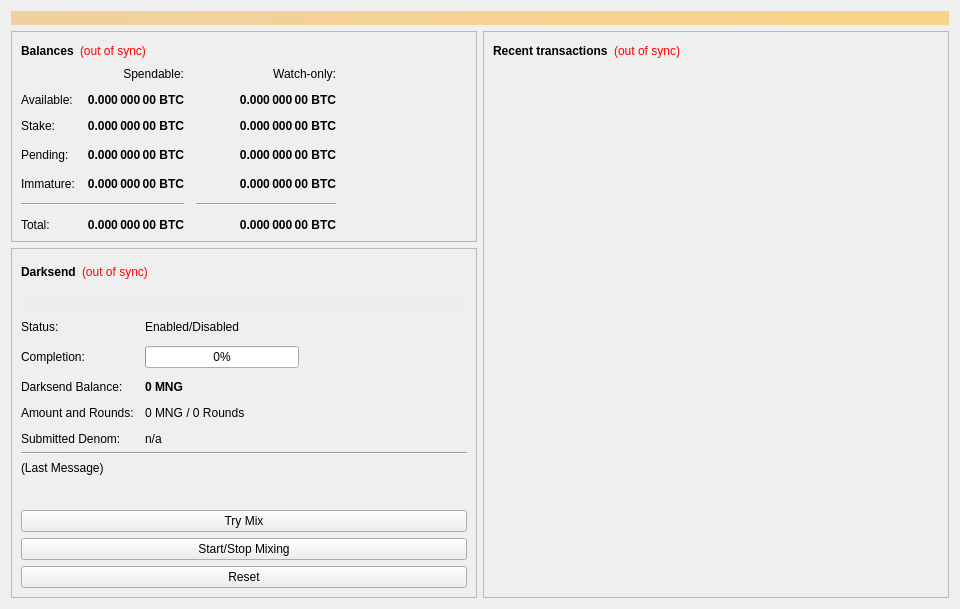
<?xml version="1.0" encoding="UTF-8"?>
<ui version="4.0">
 <class>OverviewPage</class>
 <widget class="QWidget" name="OverviewPage">
  <property name="geometry">
   <rect>
    <x>0</x>
    <y>0</y>
    <width>960</width>
    <height>594</height>
   </rect>
  </property>
  <property name="minimumSize">
   <size>
    <width>960</width>
    <height>0</height>
   </size>
  </property>
  <property name="windowTitle">
   <string>Form</string>
  </property>
  <layout class="QVBoxLayout" name="topLayout">
   <item>
    <widget class="QLabel" name="labelAlerts">
     <property name="visible">
      <bool>false</bool>
     </property>
     <property name="styleSheet">
      <string notr="true">background-color: qlineargradient(x1: 0, y1: 0, x2: 1, y2: 0, stop:0 #F0D0A0, stop:1 #F8D488); color:#000000;</string>
     </property>
     <property name="wordWrap">
      <bool>true</bool>
     </property>
     <property name="margin">
      <number>3</number>
     </property>
    </widget>
   </item>
   <item>
    <layout class="QHBoxLayout" name="horizontalLayout" stretch="1,1">
     <item>
      <layout class="QVBoxLayout" name="verticalLayout_2">
       <item>
        <widget class="QFrame" name="frame">
         <property name="frameShape">
          <enum>QFrame::StyledPanel</enum>
         </property>
         <property name="frameShadow">
          <enum>QFrame::Raised</enum>
         </property>
         <layout class="QVBoxLayout" name="verticalLayout_4">
          <item>
           <layout class="QHBoxLayout" name="horizontalLayout_4">
            <item>
             <widget class="QLabel" name="label_5">
              <property name="font">
               <font>
                <weight>75</weight>
                <bold>true</bold>
               </font>
              </property>
              <property name="text">
               <string>Balances</string>
              </property>
             </widget>
            </item>
            <item>
             <widget class="QLabel" name="labelWalletStatus">
              <property name="cursor">
               <cursorShape>WhatsThisCursor</cursorShape>
              </property>
              <property name="toolTip">
               <string>The displayed information may be out of date. Your wallet automatically synchronizes with the MNGate network after a connection is established, but this process has not completed yet.</string>
              </property>
              <property name="styleSheet">
               <string notr="true">QLabel { color: red; }</string>
              </property>
              <property name="text">
               <string notr="true">(out of sync)</string>
              </property>
              <property name="alignment">
               <set>Qt::AlignLeading|Qt::AlignLeft|Qt::AlignVCenter</set>
              </property>
             </widget>
            </item>
            <item>
             <spacer name="horizontalSpacer_3">
              <property name="orientation">
               <enum>Qt::Horizontal</enum>
              </property>
              <property name="sizeHint" stdset="0">
               <size>
                <width>40</width>
                <height>20</height>
               </size>
              </property>
             </spacer>
            </item>
           </layout>
          </item>
          <item>
           <layout class="QGridLayout" name="gridLayout">
            <property name="spacing">
             <number>12</number>
            </property>
            <item row="3" column="2">
             <widget class="QLabel" name="labelWatchPending">
              <property name="font">
               <font>
                <weight>75</weight>
                <bold>true</bold>
               </font>
              </property>
              <property name="cursor">
               <cursorShape>IBeamCursor</cursorShape>
              </property>
              <property name="toolTip">
               <string>Unconfirmed transactions to watch-only addresses</string>
              </property>
              <property name="text">
               <string notr="true">0.000 000 00 BTC</string>
              </property>
              <property name="alignment">
               <set>Qt::AlignRight|Qt::AlignTrailing|Qt::AlignVCenter</set>
              </property>
              <property name="textInteractionFlags">
               <set>Qt::LinksAccessibleByMouse|Qt::TextSelectableByKeyboard|Qt::TextSelectableByMouse</set>
              </property>
             </widget>
            </item>
            <item row="3" column="1">
             <widget class="QLabel" name="labelUnconfirmed">
              <property name="font">
               <font>
                <weight>75</weight>
                <bold>true</bold>
               </font>
              </property>
              <property name="cursor">
               <cursorShape>IBeamCursor</cursorShape>
              </property>
              <property name="toolTip">
               <string>Total of transactions that have yet to be confirmed, and do not yet count toward the spendable balance</string>
              </property>
              <property name="text">
               <string notr="true">0.000 000 00 BTC</string>
              </property>
              <property name="alignment">
               <set>Qt::AlignRight|Qt::AlignTrailing|Qt::AlignVCenter</set>
              </property>
              <property name="textInteractionFlags">
               <set>Qt::LinksAccessibleByMouse|Qt::TextSelectableByKeyboard|Qt::TextSelectableByMouse</set>
              </property>
             </widget>
            </item>
            <item row="4" column="2">
             <widget class="QLabel" name="labelWatchImmature">
              <property name="font">
               <font>
                <weight>75</weight>
                <bold>true</bold>
               </font>
              </property>
              <property name="cursor">
               <cursorShape>IBeamCursor</cursorShape>
              </property>
              <property name="toolTip">
               <string>Mined balance in watch-only addresses that has not yet matured</string>
              </property>
              <property name="text">
               <string notr="true">0.000 000 00 BTC</string>
              </property>
              <property name="alignment">
               <set>Qt::AlignRight|Qt::AlignTrailing|Qt::AlignVCenter</set>
              </property>
              <property name="textInteractionFlags">
               <set>Qt::LinksAccessibleByMouse|Qt::TextSelectableByKeyboard|Qt::TextSelectableByMouse</set>
              </property>
             </widget>
            </item>
            <item row="5" column="0" colspan="2">
             <widget class="Line" name="lineSpendableBalance">
              <property name="orientation">
               <enum>Qt::Horizontal</enum>
              </property>
             </widget>
            </item>
            <item row="5" column="2">
             <widget class="Line" name="lineWatchBalance">
              <property name="sizePolicy">
               <sizepolicy hsizetype="Preferred" vsizetype="Fixed">
                <horstretch>0</horstretch>
                <verstretch>0</verstretch>
               </sizepolicy>
              </property>
              <property name="minimumSize">
               <size>
                <width>140</width>
                <height>0</height>
               </size>
              </property>
              <property name="orientation">
               <enum>Qt::Horizontal</enum>
              </property>
             </widget>
            </item>
            <item row="6" column="0">
             <widget class="QLabel" name="labelTotalText">
              <property name="text">
               <string>Total:</string>
              </property>
             </widget>
            </item>
            <item row="4" column="1">
             <widget class="QLabel" name="labelImmature">
              <property name="font">
               <font>
                <weight>75</weight>
                <bold>true</bold>
               </font>
              </property>
              <property name="cursor">
               <cursorShape>IBeamCursor</cursorShape>
              </property>
              <property name="toolTip">
               <string>Mined balance that has not yet matured</string>
              </property>
              <property name="text">
               <string notr="true">0.000 000 00 BTC</string>
              </property>
              <property name="alignment">
               <set>Qt::AlignRight|Qt::AlignTrailing|Qt::AlignVCenter</set>
              </property>
              <property name="textInteractionFlags">
               <set>Qt::LinksAccessibleByMouse|Qt::TextSelectableByKeyboard|Qt::TextSelectableByMouse</set>
              </property>
             </widget>
            </item>
            <item row="3" column="3">
             <spacer name="horizontalSpacer_2">
              <property name="orientation">
               <enum>Qt::Horizontal</enum>
              </property>
              <property name="sizeHint" stdset="0">
               <size>
                <width>40</width>
                <height>20</height>
               </size>
              </property>
             </spacer>
            </item>
            <item row="4" column="0">
             <widget class="QLabel" name="labelImmatureText">
              <property name="text">
               <string>Immature:</string>
              </property>
             </widget>
            </item>
            <item row="6" column="1">
             <widget class="QLabel" name="labelTotal">
              <property name="font">
               <font>
                <weight>75</weight>
                <bold>true</bold>
               </font>
              </property>
              <property name="cursor">
               <cursorShape>IBeamCursor</cursorShape>
              </property>
              <property name="toolTip">
               <string>Your current total balance</string>
              </property>
              <property name="text">
               <string notr="true">0.000 000 00 BTC</string>
              </property>
              <property name="alignment">
               <set>Qt::AlignRight|Qt::AlignTrailing|Qt::AlignVCenter</set>
              </property>
              <property name="textInteractionFlags">
               <set>Qt::LinksAccessibleByMouse|Qt::TextSelectableByKeyboard|Qt::TextSelectableByMouse</set>
              </property>
             </widget>
            </item>
            <item row="6" column="2">
             <widget class="QLabel" name="labelWatchTotal">
              <property name="font">
               <font>
                <weight>75</weight>
                <bold>true</bold>
               </font>
              </property>
              <property name="cursor">
               <cursorShape>IBeamCursor</cursorShape>
              </property>
              <property name="toolTip">
               <string>Current total balance in watch-only addresses</string>
              </property>
              <property name="text">
               <string notr="true">0.000 000 00 BTC</string>
              </property>
              <property name="alignment">
               <set>Qt::AlignRight|Qt::AlignTrailing|Qt::AlignVCenter</set>
              </property>
              <property name="textInteractionFlags">
               <set>Qt::LinksAccessibleByMouse|Qt::TextSelectableByKeyboard|Qt::TextSelectableByMouse</set>
              </property>
             </widget>
            </item>
            <item row="0" column="2">
             <widget class="QLabel" name="labelWatchonly">
              <property name="text">
               <string>Watch-only:</string>
              </property>
              <property name="alignment">
               <set>Qt::AlignRight|Qt::AlignTrailing|Qt::AlignVCenter</set>
              </property>
             </widget>
            </item>
            <item row="1" column="0">
             <widget class="QLabel" name="labelBalanceText">
              <property name="text">
               <string>Available:</string>
              </property>
             </widget>
            </item>
            <item row="1" column="1">
             <widget class="QLabel" name="labelBalance">
              <property name="font">
               <font>
                <weight>75</weight>
                <bold>true</bold>
               </font>
              </property>
              <property name="cursor">
               <cursorShape>IBeamCursor</cursorShape>
              </property>
              <property name="toolTip">
               <string>Your current spendable balance</string>
              </property>
              <property name="text">
               <string notr="true">0.000 000 00 BTC</string>
              </property>
              <property name="alignment">
               <set>Qt::AlignRight|Qt::AlignTrailing|Qt::AlignVCenter</set>
              </property>
              <property name="textInteractionFlags">
               <set>Qt::LinksAccessibleByMouse|Qt::TextSelectableByKeyboard|Qt::TextSelectableByMouse</set>
              </property>
             </widget>
            </item>
            <item row="2" column="0">
             <widget class="QLabel" name="label_10">
              <property name="text">
               <string>Stake:</string>
              </property>
             </widget>
            </item>
            <item row="2" column="1">
             <widget class="QLabel" name="labelStake">
              <property name="font">
               <font>
                <weight>75</weight>
                <bold>true</bold>
               </font>
              </property>
              <property name="cursor">
               <cursorShape>IBeamCursor</cursorShape>
              </property>
              <property name="toolTip">
               <string>Total of coins that was staked, and do not yet count toward the current balance</string>
              </property>
              <property name="text">
               <string notr="true">0.000 000 00 BTC</string>
              </property>
              <property name="alignment">
               <set>Qt::AlignRight|Qt::AlignTrailing|Qt::AlignVCenter</set>
              </property>
              <property name="textInteractionFlags">
               <set>Qt::LinksAccessibleByMouse|Qt::TextSelectableByKeyboard|Qt::TextSelectableByMouse</set>
              </property>
             </widget>
            </item>
            <item row="2" column="2">
             <widget class="QLabel" name="labelWatchStake">
              <property name="font">
               <font>
                <weight>75</weight>
                <bold>true</bold>
               </font>
              </property>
              <property name="cursor">
               <cursorShape>IBeamCursor</cursorShape>
              </property>
              <property name="toolTip">
               <string>Total of coins that was staked in watch-only addresses, and do not yet count toward the current watch-only balance</string>
              </property>
              <property name="text">
               <string notr="true">0.000 000 00 BTC</string>
              </property>
              <property name="alignment">
               <set>Qt::AlignRight|Qt::AlignTrailing|Qt::AlignVCenter</set>
              </property>
              <property name="textInteractionFlags">
               <set>Qt::LinksAccessibleByMouse|Qt::TextSelectableByKeyboard|Qt::TextSelectableByMouse</set>
              </property>
             </widget>
            </item>
            <item row="1" column="2">
             <widget class="QLabel" name="labelWatchAvailable">
              <property name="font">
               <font>
                <weight>75</weight>
                <bold>true</bold>
               </font>
              </property>
              <property name="cursor">
               <cursorShape>IBeamCursor</cursorShape>
              </property>
              <property name="toolTip">
               <string>Your current balance in watch-only addresses</string>
              </property>
              <property name="text">
               <string notr="true">0.000 000 00 BTC</string>
              </property>
              <property name="alignment">
               <set>Qt::AlignRight|Qt::AlignTrailing|Qt::AlignVCenter</set>
              </property>
              <property name="textInteractionFlags">
               <set>Qt::LinksAccessibleByMouse|Qt::TextSelectableByKeyboard|Qt::TextSelectableByMouse</set>
              </property>
             </widget>
            </item>
            <item row="3" column="0">
             <widget class="QLabel" name="labelPendingText">
              <property name="text">
               <string>Pending:</string>
              </property>
             </widget>
            </item>
            <item row="0" column="1">
             <widget class="QLabel" name="labelSpendable">
              <property name="text">
               <string>Spendable:</string>
              </property>
              <property name="alignment">
               <set>Qt::AlignRight|Qt::AlignTrailing|Qt::AlignVCenter</set>
              </property>
             </widget>
            </item>
           </layout>
          </item>
         </layout>
        </widget>
       </item>
       <item>
        <widget class="QFrame" name="frameDarksend">
         <property name="sizePolicy">
          <sizepolicy hsizetype="Expanding" vsizetype="Expanding">
           <horstretch>0</horstretch>
           <verstretch>0</verstretch>
          </sizepolicy>
         </property>
         <property name="minimumSize">
          <size>
           <width>0</width>
           <height>350</height>
          </size>
         </property>
         <property name="layoutDirection">
          <enum>Qt::LeftToRight</enum>
         </property>
         <property name="frameShape">
          <enum>QFrame::StyledPanel</enum>
         </property>
         <property name="frameShadow">
          <enum>QFrame::Raised</enum>
         </property>
         <layout class="QVBoxLayout" name="verticalLayout_5">
          <item>
           <layout class="QHBoxLayout" name="horizontalLayout_5">
            <item>
             <widget class="QLabel" name="label_2">
              <property name="font">
               <font>
                <weight>75</weight>
                <bold>true</bold>
               </font>
              </property>
              <property name="text">
               <string>Darksend</string>
              </property>
             </widget>
            </item>
            <item>
             <widget class="QLabel" name="labelDarksendSyncStatus">
              <property name="toolTip">
               <string>The displayed information may be out of date. Your wallet automatically synchronizes with the MNGate network after a connection is established, but this process has not completed yet.</string>
              </property>
              <property name="styleSheet">
               <string notr="true">QLabel { color: red; }</string>
              </property>
              <property name="text">
               <string notr="true">(out of sync)</string>
              </property>
              <property name="alignment">
               <set>Qt::AlignLeading|Qt::AlignLeft|Qt::AlignVCenter</set>
              </property>
             </widget>
            </item>
            <item>
             <spacer name="horizontalSpacer_4">
              <property name="orientation">
               <enum>Qt::Horizontal</enum>
              </property>
              <property name="sizeHint" stdset="0">
               <size>
                <width>40</width>
                <height>20</height>
               </size>
              </property>
             </spacer>
            </item>
           </layout>
          </item>
          <item>
           <widget class="QPushButton" name="runAutoDenom">
            <property name="palette">
             <palette>
              <active>
               <colorrole role="WindowText">
                <brush brushstyle="SolidPattern">
                 <color alpha="255">
                  <red>0</red>
                  <green>0</green>
                  <blue>0</blue>
                 </color>
                </brush>
               </colorrole>
               <colorrole role="Button">
                <brush brushstyle="SolidPattern">
                 <color alpha="255">
                  <red>239</red>
                  <green>238</green>
                  <blue>238</blue>
                 </color>
                </brush>
               </colorrole>
               <colorrole role="Light">
                <brush brushstyle="SolidPattern">
                 <color alpha="255">
                  <red>255</red>
                  <green>255</green>
                  <blue>255</blue>
                 </color>
                </brush>
               </colorrole>
               <colorrole role="Midlight">
                <brush brushstyle="SolidPattern">
                 <color alpha="255">
                  <red>247</red>
                  <green>246</green>
                  <blue>246</blue>
                 </color>
                </brush>
               </colorrole>
               <colorrole role="Dark">
                <brush brushstyle="SolidPattern">
                 <color alpha="255">
                  <red>119</red>
                  <green>119</green>
                  <blue>119</blue>
                 </color>
                </brush>
               </colorrole>
               <colorrole role="Mid">
                <brush brushstyle="SolidPattern">
                 <color alpha="255">
                  <red>159</red>
                  <green>159</green>
                  <blue>159</blue>
                 </color>
                </brush>
               </colorrole>
               <colorrole role="Text">
                <brush brushstyle="SolidPattern">
                 <color alpha="255">
                  <red>0</red>
                  <green>0</green>
                  <blue>0</blue>
                 </color>
                </brush>
               </colorrole>
               <colorrole role="BrightText">
                <brush brushstyle="SolidPattern">
                 <color alpha="255">
                  <red>255</red>
                  <green>255</green>
                  <blue>255</blue>
                 </color>
                </brush>
               </colorrole>
               <colorrole role="ButtonText">
                <brush brushstyle="SolidPattern">
                 <color alpha="255">
                  <red>0</red>
                  <green>0</green>
                  <blue>0</blue>
                 </color>
                </brush>
               </colorrole>
               <colorrole role="Base">
                <brush brushstyle="SolidPattern">
                 <color alpha="255">
                  <red>255</red>
                  <green>255</green>
                  <blue>255</blue>
                 </color>
                </brush>
               </colorrole>
               <colorrole role="Window">
                <brush brushstyle="SolidPattern">
                 <color alpha="255">
                  <red>239</red>
                  <green>238</green>
                  <blue>238</blue>
                 </color>
                </brush>
               </colorrole>
               <colorrole role="Shadow">
                <brush brushstyle="SolidPattern">
                 <color alpha="255">
                  <red>0</red>
                  <green>0</green>
                  <blue>0</blue>
                 </color>
                </brush>
               </colorrole>
               <colorrole role="AlternateBase">
                <brush brushstyle="SolidPattern">
                 <color alpha="255">
                  <red>247</red>
                  <green>246</green>
                  <blue>246</blue>
                 </color>
                </brush>
               </colorrole>
               <colorrole role="ToolTipBase">
                <brush brushstyle="SolidPattern">
                 <color alpha="255">
                  <red>255</red>
                  <green>255</green>
                  <blue>220</blue>
                 </color>
                </brush>
               </colorrole>
               <colorrole role="ToolTipText">
                <brush brushstyle="SolidPattern">
                 <color alpha="255">
                  <red>0</red>
                  <green>0</green>
                  <blue>0</blue>
                 </color>
                </brush>
               </colorrole>
              </active>
              <inactive>
               <colorrole role="WindowText">
                <brush brushstyle="SolidPattern">
                 <color alpha="255">
                  <red>0</red>
                  <green>0</green>
                  <blue>0</blue>
                 </color>
                </brush>
               </colorrole>
               <colorrole role="Button">
                <brush brushstyle="SolidPattern">
                 <color alpha="255">
                  <red>239</red>
                  <green>238</green>
                  <blue>238</blue>
                 </color>
                </brush>
               </colorrole>
               <colorrole role="Light">
                <brush brushstyle="SolidPattern">
                 <color alpha="255">
                  <red>255</red>
                  <green>255</green>
                  <blue>255</blue>
                 </color>
                </brush>
               </colorrole>
               <colorrole role="Midlight">
                <brush brushstyle="SolidPattern">
                 <color alpha="255">
                  <red>247</red>
                  <green>246</green>
                  <blue>246</blue>
                 </color>
                </brush>
               </colorrole>
               <colorrole role="Dark">
                <brush brushstyle="SolidPattern">
                 <color alpha="255">
                  <red>119</red>
                  <green>119</green>
                  <blue>119</blue>
                 </color>
                </brush>
               </colorrole>
               <colorrole role="Mid">
                <brush brushstyle="SolidPattern">
                 <color alpha="255">
                  <red>159</red>
                  <green>159</green>
                  <blue>159</blue>
                 </color>
                </brush>
               </colorrole>
               <colorrole role="Text">
                <brush brushstyle="SolidPattern">
                 <color alpha="255">
                  <red>0</red>
                  <green>0</green>
                  <blue>0</blue>
                 </color>
                </brush>
               </colorrole>
               <colorrole role="BrightText">
                <brush brushstyle="SolidPattern">
                 <color alpha="255">
                  <red>255</red>
                  <green>255</green>
                  <blue>255</blue>
                 </color>
                </brush>
               </colorrole>
               <colorrole role="ButtonText">
                <brush brushstyle="SolidPattern">
                 <color alpha="255">
                  <red>0</red>
                  <green>0</green>
                  <blue>0</blue>
                 </color>
                </brush>
               </colorrole>
               <colorrole role="Base">
                <brush brushstyle="SolidPattern">
                 <color alpha="255">
                  <red>255</red>
                  <green>255</green>
                  <blue>255</blue>
                 </color>
                </brush>
               </colorrole>
               <colorrole role="Window">
                <brush brushstyle="SolidPattern">
                 <color alpha="255">
                  <red>239</red>
                  <green>238</green>
                  <blue>238</blue>
                 </color>
                </brush>
               </colorrole>
               <colorrole role="Shadow">
                <brush brushstyle="SolidPattern">
                 <color alpha="255">
                  <red>0</red>
                  <green>0</green>
                  <blue>0</blue>
                 </color>
                </brush>
               </colorrole>
               <colorrole role="AlternateBase">
                <brush brushstyle="SolidPattern">
                 <color alpha="255">
                  <red>247</red>
                  <green>246</green>
                  <blue>246</blue>
                 </color>
                </brush>
               </colorrole>
               <colorrole role="ToolTipBase">
                <brush brushstyle="SolidPattern">
                 <color alpha="255">
                  <red>255</red>
                  <green>255</green>
                  <blue>220</blue>
                 </color>
                </brush>
               </colorrole>
               <colorrole role="ToolTipText">
                <brush brushstyle="SolidPattern">
                 <color alpha="255">
                  <red>0</red>
                  <green>0</green>
                  <blue>0</blue>
                 </color>
                </brush>
               </colorrole>
              </inactive>
              <disabled>
               <colorrole role="WindowText">
                <brush brushstyle="SolidPattern">
                 <color alpha="255">
                  <red>119</red>
                  <green>119</green>
                  <blue>119</blue>
                 </color>
                </brush>
               </colorrole>
               <colorrole role="Button">
                <brush brushstyle="SolidPattern">
                 <color alpha="255">
                  <red>239</red>
                  <green>238</green>
                  <blue>238</blue>
                 </color>
                </brush>
               </colorrole>
               <colorrole role="Light">
                <brush brushstyle="SolidPattern">
                 <color alpha="255">
                  <red>255</red>
                  <green>255</green>
                  <blue>255</blue>
                 </color>
                </brush>
               </colorrole>
               <colorrole role="Midlight">
                <brush brushstyle="SolidPattern">
                 <color alpha="255">
                  <red>247</red>
                  <green>246</green>
                  <blue>246</blue>
                 </color>
                </brush>
               </colorrole>
               <colorrole role="Dark">
                <brush brushstyle="SolidPattern">
                 <color alpha="255">
                  <red>119</red>
                  <green>119</green>
                  <blue>119</blue>
                 </color>
                </brush>
               </colorrole>
               <colorrole role="Mid">
                <brush brushstyle="SolidPattern">
                 <color alpha="255">
                  <red>159</red>
                  <green>159</green>
                  <blue>159</blue>
                 </color>
                </brush>
               </colorrole>
               <colorrole role="Text">
                <brush brushstyle="SolidPattern">
                 <color alpha="255">
                  <red>119</red>
                  <green>119</green>
                  <blue>119</blue>
                 </color>
                </brush>
               </colorrole>
               <colorrole role="BrightText">
                <brush brushstyle="SolidPattern">
                 <color alpha="255">
                  <red>255</red>
                  <green>255</green>
                  <blue>255</blue>
                 </color>
                </brush>
               </colorrole>
               <colorrole role="ButtonText">
                <brush brushstyle="SolidPattern">
                 <color alpha="255">
                  <red>119</red>
                  <green>119</green>
                  <blue>119</blue>
                 </color>
                </brush>
               </colorrole>
               <colorrole role="Base">
                <brush brushstyle="SolidPattern">
                 <color alpha="255">
                  <red>239</red>
                  <green>238</green>
                  <blue>238</blue>
                 </color>
                </brush>
               </colorrole>
               <colorrole role="Window">
                <brush brushstyle="SolidPattern">
                 <color alpha="255">
                  <red>239</red>
                  <green>238</green>
                  <blue>238</blue>
                 </color>
                </brush>
               </colorrole>
               <colorrole role="Shadow">
                <brush brushstyle="SolidPattern">
                 <color alpha="255">
                  <red>0</red>
                  <green>0</green>
                  <blue>0</blue>
                 </color>
                </brush>
               </colorrole>
               <colorrole role="AlternateBase">
                <brush brushstyle="SolidPattern">
                 <color alpha="255">
                  <red>239</red>
                  <green>238</green>
                  <blue>238</blue>
                 </color>
                </brush>
               </colorrole>
               <colorrole role="ToolTipBase">
                <brush brushstyle="SolidPattern">
                 <color alpha="255">
                  <red>255</red>
                  <green>255</green>
                  <blue>220</blue>
                 </color>
                </brush>
               </colorrole>
               <colorrole role="ToolTipText">
                <brush brushstyle="SolidPattern">
                 <color alpha="255">
                  <red>0</red>
                  <green>0</green>
                  <blue>0</blue>
                 </color>
                </brush>
               </colorrole>
              </disabled>
             </palette>
            </property>
            <property name="focusPolicy">
             <enum>Qt::NoFocus</enum>
            </property>
            <property name="autoFillBackground">
             <bool>true</bool>
            </property>
            <property name="text">
             <string/>
            </property>
            <property name="flat">
             <bool>true</bool>
            </property>
           </widget>
          </item>
          <item>
           <layout class="QFormLayout" name="formLayout">
            <property name="fieldGrowthPolicy">
             <enum>QFormLayout::AllNonFixedFieldsGrow</enum>
            </property>
            <property name="horizontalSpacing">
             <number>11</number>
            </property>
            <property name="verticalSpacing">
             <number>12</number>
            </property>
            <item row="0" column="0">
             <widget class="QLabel" name="label_6">
              <property name="text">
               <string>Status:</string>
              </property>
             </widget>
            </item>
            <item row="1" column="0">
             <widget class="QLabel" name="label_7">
              <property name="text">
               <string>Completion:</string>
              </property>
             </widget>
            </item>
            <item row="1" column="1">
             <widget class="QProgressBar" name="darksendProgress">
              <property name="maximumSize">
               <size>
                <width>154</width>
                <height>16777215</height>
               </size>
              </property>
              <property name="value">
               <number>0</number>
              </property>
             </widget>
            </item>
            <item row="3" column="0">
             <widget class="QLabel" name="labelAnonymizedText">
              <property name="text">
               <string>Darksend Balance:</string>
              </property>
             </widget>
            </item>
            <item row="3" column="1">
             <widget class="QLabel" name="labelAnonymized">
              <property name="font">
               <font>
                <weight>75</weight>
                <bold>true</bold>
               </font>
              </property>
              <property name="text">
               <string notr="true">0 MNG</string>
              </property>
             </widget>
            </item>
            <item row="4" column="0">
             <widget class="QLabel" name="label_8">
              <property name="text">
               <string>Amount and Rounds:</string>
              </property>
             </widget>
            </item>
            <item row="4" column="1">
             <widget class="QLabel" name="labelAmountRounds">
              <property name="text">
               <string>0 MNG / 0 Rounds</string>
              </property>
             </widget>
            </item>
            <item row="5" column="0">
             <widget class="QLabel" name="label_9">
              <property name="text">
               <string>Submitted Denom:</string>
              </property>
             </widget>
            </item>
            <item row="5" column="1">
             <widget class="QLabel" name="labelSubmittedDenom">
              <property name="toolTip">
               <string>The denominations you submitted to the Masternode.&lt;br&gt;To mix, other users must submit the exact same denominations.</string>
              </property>
              <property name="text">
               <string>n/a</string>
              </property>
             </widget>
            </item>
            <item row="0" column="1">
             <widget class="QLabel" name="darksendEnabled">
              <property name="text">
               <string>Enabled/Disabled</string>
              </property>
             </widget>
            </item>
           </layout>
          </item>
          <item>
           <widget class="Line" name="lineLastMessage">
            <property name="orientation">
             <enum>Qt::Horizontal</enum>
            </property>
           </widget>
          </item>
          <item>
           <widget class="QLabel" name="darksendStatus">
            <property name="minimumSize">
             <size>
              <width>288</width>
              <height>43</height>
             </size>
            </property>
            <property name="text">
             <string>(Last Message)</string>
            </property>
            <property name="alignment">
             <set>Qt::AlignLeading|Qt::AlignLeft|Qt::AlignTop</set>
            </property>
            <property name="wordWrap">
             <bool>true</bool>
            </property>
           </widget>
          </item>
          <item>
           <widget class="QPushButton" name="darksendAuto">
            <property name="sizePolicy">
             <sizepolicy hsizetype="MinimumExpanding" vsizetype="Fixed">
              <horstretch>0</horstretch>
              <verstretch>0</verstretch>
             </sizepolicy>
            </property>
            <property name="toolTip">
             <string>Try to manually submit a Darksend request.</string>
            </property>
            <property name="text">
             <string>Try Mix</string>
            </property>
           </widget>
          </item>
          <item>
           <widget class="QPushButton" name="toggleDarksend">
            <property name="sizePolicy">
             <sizepolicy hsizetype="MinimumExpanding" vsizetype="Fixed">
              <horstretch>0</horstretch>
              <verstretch>0</verstretch>
             </sizepolicy>
            </property>
            <property name="text">
             <string>Start/Stop Mixing</string>
            </property>
           </widget>
          </item>
          <item>
           <widget class="QPushButton" name="darksendReset">
            <property name="sizePolicy">
             <sizepolicy hsizetype="MinimumExpanding" vsizetype="Fixed">
              <horstretch>0</horstretch>
              <verstretch>0</verstretch>
             </sizepolicy>
            </property>
            <property name="toolTip">
             <string>Reset the current status of Darksend (can interrupt Darksend if it's in the process of Mixing, which can cost you money!)</string>
            </property>
            <property name="autoFillBackground">
             <bool>false</bool>
            </property>
            <property name="text">
             <string>Reset</string>
            </property>
           </widget>
          </item>
         </layout>
        </widget>
       </item>
       <item>
        <spacer name="verticalSpacer">
         <property name="orientation">
          <enum>Qt::Vertical</enum>
         </property>
         <property name="sizeHint" stdset="0">
          <size>
           <width>20</width>
           <height>40</height>
          </size>
         </property>
        </spacer>
       </item>
      </layout>
     </item>
     <item>
      <layout class="QVBoxLayout" name="verticalLayout_3">
       <item>
        <widget class="QFrame" name="frame_2">
         <property name="frameShape">
          <enum>QFrame::StyledPanel</enum>
         </property>
         <property name="frameShadow">
          <enum>QFrame::Raised</enum>
         </property>
         <layout class="QVBoxLayout" name="verticalLayout">
          <item>
           <layout class="QHBoxLayout" name="horizontalLayout_2">
            <item>
             <widget class="QLabel" name="label_4">
              <property name="font">
               <font>
                <weight>75</weight>
                <bold>true</bold>
               </font>
              </property>
              <property name="text">
               <string>Recent transactions</string>
              </property>
             </widget>
            </item>
            <item>
             <widget class="QLabel" name="labelTransactionsStatus">
              <property name="cursor">
               <cursorShape>WhatsThisCursor</cursorShape>
              </property>
              <property name="toolTip">
               <string>The displayed information may be out of date. Your wallet automatically synchronizes with the MNGate network after a connection is established, but this process has not completed yet.</string>
              </property>
              <property name="styleSheet">
               <string notr="true">QLabel { color: red; }</string>
              </property>
              <property name="text">
               <string notr="true">(out of sync)</string>
              </property>
              <property name="alignment">
               <set>Qt::AlignRight|Qt::AlignTrailing|Qt::AlignVCenter</set>
              </property>
             </widget>
            </item>
            <item>
             <spacer name="horizontalSpacer">
              <property name="orientation">
               <enum>Qt::Horizontal</enum>
              </property>
              <property name="sizeHint" stdset="0">
               <size>
                <width>40</width>
                <height>20</height>
               </size>
              </property>
             </spacer>
            </item>
           </layout>
          </item>
          <item>
           <widget class="QListView" name="listTransactions">
            <property name="styleSheet">
             <string notr="true">QListView { background: transparent; }</string>
            </property>
            <property name="frameShape">
             <enum>QFrame::NoFrame</enum>
            </property>
            <property name="verticalScrollBarPolicy">
             <enum>Qt::ScrollBarAlwaysOff</enum>
            </property>
            <property name="horizontalScrollBarPolicy">
             <enum>Qt::ScrollBarAlwaysOff</enum>
            </property>
            <property name="selectionMode">
             <enum>QAbstractItemView::NoSelection</enum>
            </property>
           </widget>
          </item>
         </layout>
        </widget>
       </item>
      </layout>
     </item>
    </layout>
   </item>
  </layout>
 </widget>
 <resources/>
 <connections/>
</ui>
